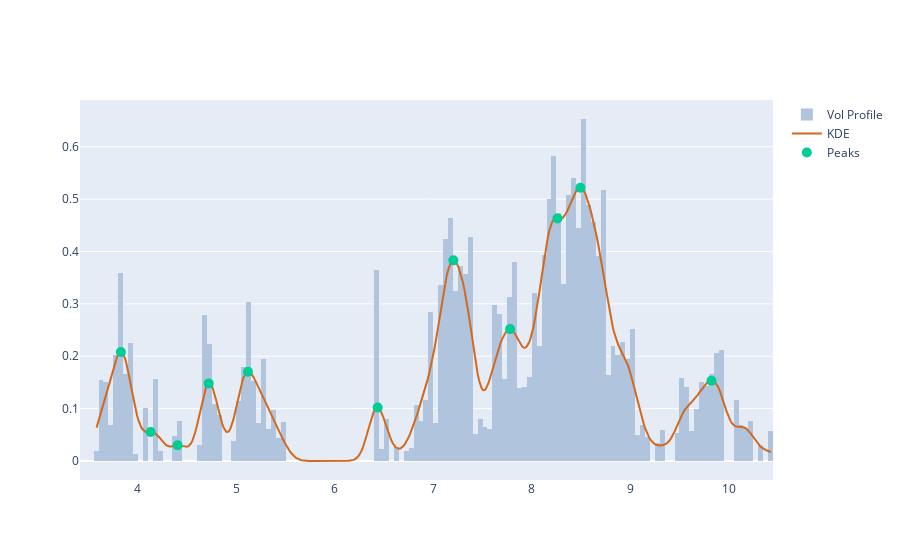

The notebook cell this image was saved under:
### Code cell
peaks,_ = signal.find_peaks(kdy)
pkx = xr[peaks]
pky = kdy[peaks]

pk_marker_args=dict(size=10)
fig = get_dist_plot(close, volume, xr, kdy)
fig.add_trace(go.Scatter(name="Peaks", x=pkx, y=pky, mode='markers', marker=pk_marker_args))

### Figure 1 — Plotly figure (JSON) as saved in the notebook; plotly's stock layout.template omitted (floating-point values rounded to 4 significant figures; data arrays with more than 128 entries replaced by an {"elided": "..."} marker saying what was removed)
{"data": [{"histfunc": "sum", "histnorm": "probability density", "marker": {"color": "#B0C4DE"}, "name": "Vol Profile", "nbinsx": 150, "type": "histogram", "x": {"elided": "1500 float values"}, "y": {"elided": "1500 float values"}}, {"marker": {"color": "#D2691E"}, "mode": "lines", "name": "KDE", "type": "scatter", "x": {"elided": "500 float values"}, "y": {"elided": "500 float values"}}, {"marker": {"size": 10}, "mode": "markers", "name": "Peaks", "type": "scatter", "x": [3.827, 4.129, 4.404, 4.719, 5.117, 6.435, 7.204, 7.78, 8.26, 8.494, 9.825], "y": [0.2082, 0.0553, 0.02993, 0.1482, 0.1706, 0.102, 0.3831, 0.2518, 0.4632, 0.5216, 0.1533]}], "layout": {}}
